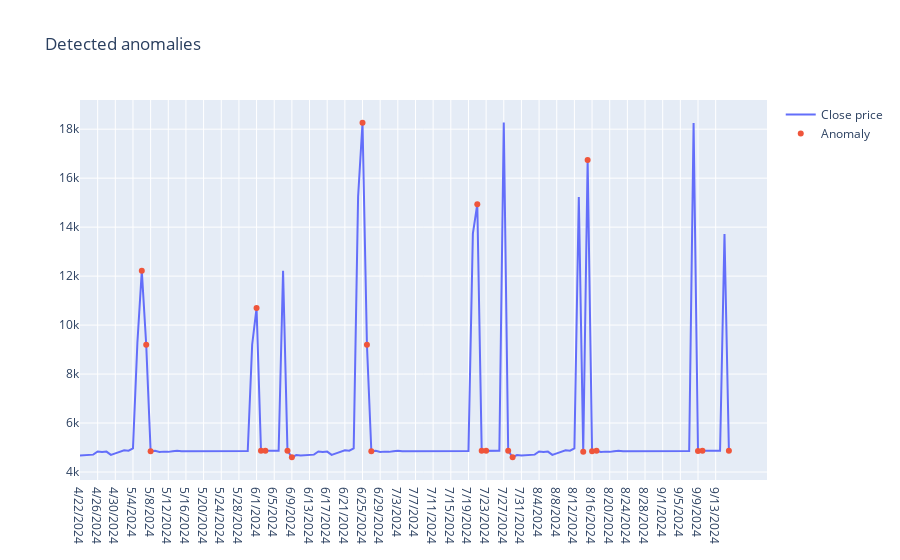

The notebook cell this image was saved under:
### Code cell
fig = go.Figure()
fig.add_trace(go.Scatter(x=anomaly_df['Date'], y=source_data[:,0], name='Close price'))
fig.add_trace(go.Scatter(x=anomalies['Date'], y=anomaly_data[:,0], mode='markers', name='Anomaly'))
fig.update_layout(showlegend=True, title='Detected anomalies')
fig.show()

### Figure 1 — Plotly figure (JSON) as saved in the notebook; plotly's stock layout.template omitted (floating-point values rounded to 4 significant figures; data arrays with more than 128 entries replaced by an {"elided": "..."} marker saying what was removed)
{"data": [{"name": "Close price", "type": "scatter", "x": {"elided": "148 str values"}, "y": {"elided": "148 float values"}}, {"mode": "markers", "name": "Anomaly", "type": "scatter", "x": ["5/6/2024", "5/7/2024", "5/8/2024", "6/1/2024", "6/2/2024", "6/3/2024", "6/8/2024", "6/9/2024", "6/25/2024", "6/26/2024", "6/27/2024", "7/21/2024", "7/22/2024", "7/23/2024", "7/28/2024", "7/29/2024", "8/14/2024", "8/15/2024", "8/16/2024", "8/17/2024", "9/9/2024", "9/10/2024", "9/16/2024"], "y": [12220.0, 9195.0, 4849.0, 10700.0, 4864.0, 4864.0, 4869.0, 4603.0, 18260.0, 9198.0, 4849.0, 14940.0, 4864.0, 4864.0, 4869.0, 4603.0, 4833.0, 16740.0, 4849.0, 4867.0, 4863.0, 4864.0, 4869.0]}], "layout": {"showlegend": true, "title": {"text": "Detected anomalies"}}}
